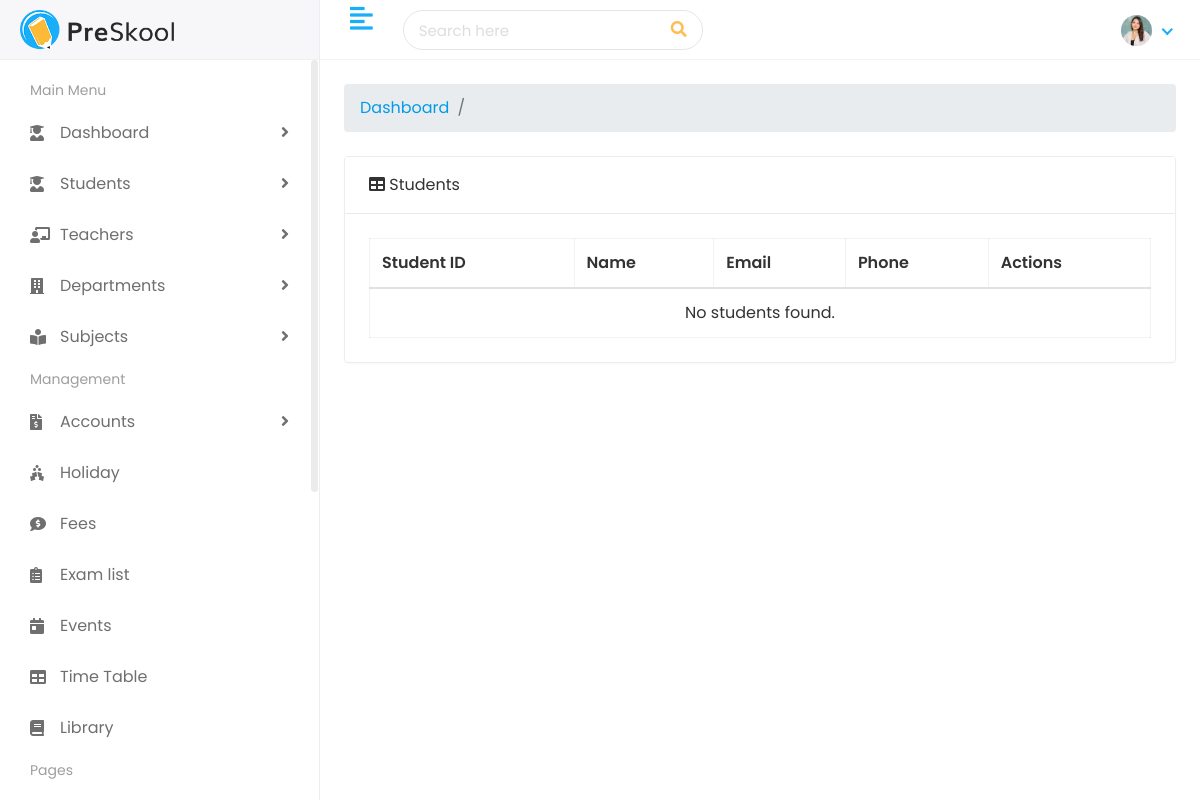
Before: /students/list/ with the older database file.
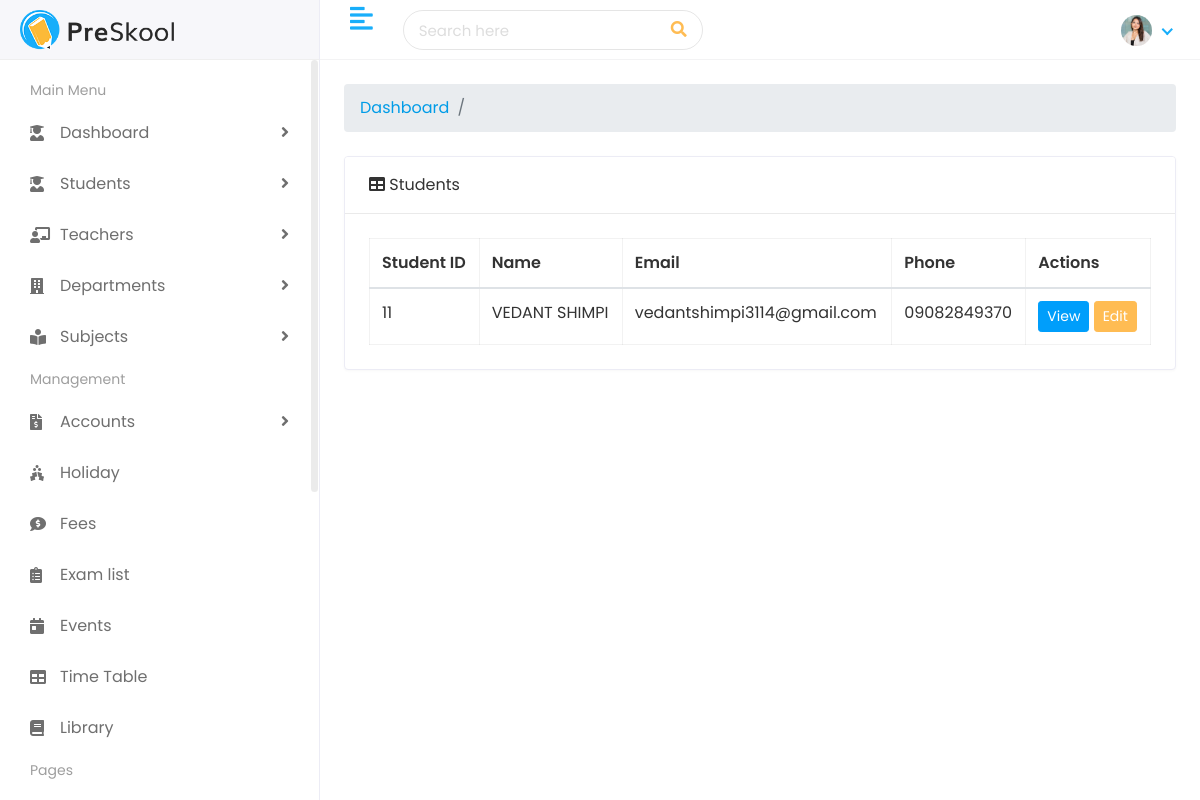
After: the same page with the newer database file.
### student/models.py (models this page shows, shortened)
class Student(models.Model):
    first_name = models.CharField(max_length=100)
    last_name = models.CharField(max_length=100)
    gender = models.CharField(
        max_length=10,
        choices=[
            ('Male', 'Male'),
            ('Female', 'Female'),
            ('Other', 'Other'),
        ],
        default='Male'
    )
    Student_ID = models.CharField(max_length=20,default='Temp123', unique=True)
    email = models.EmailField(unique=True)
    date_of_birth = models.DateField()
    address = models.TextField()
    phone_number = models.CharField(max_length=15)
    religion = models.CharField(max_length=20, null=True, blank=True)
    joining_date = models.DateField(default=timezone.now)
    admission_number = models.CharField(max_length=15, unique=True, null=True, blank=True, default="temp123")
    section = models.CharField(max_length=15, null=True, blank=True)
    student_image = models.ImageField(upload_to='student/', blank=True)
    parent=models.OneToOneField(Parent, on_delete=models.CASCADE, null=True, blank=True)
    slug=models.SlugField(max_length=255, unique=True, null=True, blank=True)

### student/views.py (the view)
# urls.py: path('students/', views.student_list, name='student_list'),
def student_list(request):
    students = Student.objects.all().order_by('-joining_date')
    return render(request, 'student/student_list.html', {'students': students})

### templates/student/student_list.html (shortened to what this page needs)
{% extends 'Home/base.html' %}
{% load static %}
{% block content %}
<div class="container-fluid px-4">
    <ol class="breadcrumb mb-4">
        <li class="breadcrumb-item"><a href="{% url 'dashboard' %}">Dashboard</a></li>
        <li class="breadcrumb-item active">{{ title }}</li>
    </ol>
    <div class="card mb-4">
        <div class="card-header">
            <i class="fas fa-table me-1"></i>
            Students
        </div>
        <div class="card-body">
            <table id="datatablesSimple" class="table table-bordered">
                <thead>
                    <tr>
                        <th>Student ID</th>
                        <th>Name</th>
                        <th>Email</th>
                        <th>Phone</th>
                        <th>Actions</th>
                    </tr>
                </thead>
                <tbody>
                    {% for student in students %}
                    <tr>
                        <td>{{ student.Student_ID }}</td>
                        <td>{{ student.first_name }} {{ student.last_name }}</td>
                        <td>{{ student.email }}</td>
                        <td>{{ student.phone_number }}</td>
                        <td>
                            <a href="{% url 'view_student' student.slug %}" class="btn btn-info btn-sm">View</a>
                            <a href="{% url 'edit_student' student.slug %}" class="btn btn-primary btn-sm">Edit</a>
                        </td>
                    </tr>
                    {% empty %}
                    <tr>
                        <td colspan="5" class="text-center">No students found.</td>
                    </tr>
                    {% endfor %}
                </tbody>
            </table>
        </div>
    </div>
</div>
{% endblock %}

Changed rows visible on the page:
added Student: Student_ID "11", first_name "VEDANT", last_name "SHIMPI", email "vedantshimpi3114@gmail.com", phone_number "09082849370"
Other visible differences:
text no longer shown: "No students found."
